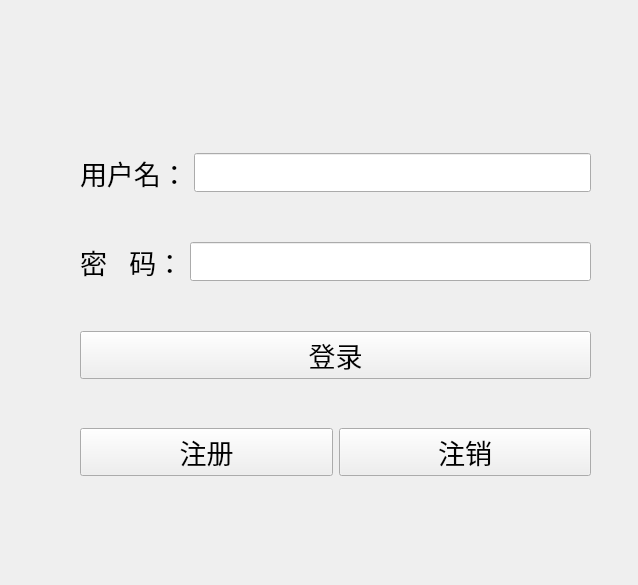
<?xml version="1.0" encoding="UTF-8"?>
<ui version="4.0">
 <class>TcpClient</class>
 <widget class="QWidget" name="TcpClient">
  <property name="geometry">
   <rect>
    <x>0</x>
    <y>0</y>
    <width>638</width>
    <height>585</height>
   </rect>
  </property>
  <property name="windowTitle">
   <string>TcpClient</string>
  </property>
  <widget class="QWidget" name="">
   <property name="geometry">
    <rect>
     <x>80</x>
     <y>110</y>
     <width>511</width>
     <height>411</height>
    </rect>
   </property>
   <property name="font">
    <font>
     <family>Arial</family>
     <pointsize>20</pointsize>
    </font>
   </property>
   <layout class="QGridLayout" name="gridLayout">
    <item row="0" column="0">
     <layout class="QHBoxLayout" name="horizontalLayout">
      <item>
       <widget class="QLabel" name="name_lan">
        <property name="font">
         <font>
          <family>Arial</family>
          <pointsize>20</pointsize>
         </font>
        </property>
        <property name="text">
         <string>用户名：</string>
        </property>
       </widget>
      </item>
      <item>
       <widget class="QLineEdit" name="name_le">
        <property name="font">
         <font>
          <family>Arial</family>
          <pointsize>20</pointsize>
         </font>
        </property>
        <property name="echoMode">
         <enum>QLineEdit::Normal</enum>
        </property>
       </widget>
      </item>
     </layout>
    </item>
    <item row="1" column="0">
     <layout class="QHBoxLayout" name="horizontalLayout_2">
      <item>
       <widget class="QLabel" name="pwd_lab">
        <property name="font">
         <font>
          <family>Arial</family>
          <pointsize>20</pointsize>
         </font>
        </property>
        <property name="text">
         <string>密   码：</string>
        </property>
       </widget>
      </item>
      <item>
       <widget class="QLineEdit" name="pwd_le">
        <property name="font">
         <font>
          <family>Arial</family>
          <pointsize>20</pointsize>
         </font>
        </property>
        <property name="echoMode">
         <enum>QLineEdit::Password</enum>
        </property>
       </widget>
      </item>
     </layout>
    </item>
    <item row="2" column="0">
     <widget class="QPushButton" name="login_pb">
      <property name="font">
       <font>
        <family>Arial</family>
        <pointsize>20</pointsize>
       </font>
      </property>
      <property name="text">
       <string>登录</string>
      </property>
     </widget>
    </item>
    <item row="3" column="0">
     <layout class="QHBoxLayout" name="horizontalLayout_3">
      <item>
       <widget class="QPushButton" name="regist_pb">
        <property name="font">
         <font>
          <family>Arial</family>
          <pointsize>20</pointsize>
         </font>
        </property>
        <property name="text">
         <string>注册</string>
        </property>
       </widget>
      </item>
      <item>
       <widget class="QPushButton" name="cancel_pb">
        <property name="font">
         <font>
          <family>Arial</family>
          <pointsize>20</pointsize>
         </font>
        </property>
        <property name="text">
         <string>注销</string>
        </property>
       </widget>
      </item>
     </layout>
    </item>
   </layout>
  </widget>
 </widget>
 <resources/>
 <connections/>
</ui>
